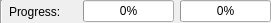
<?xml version="1.0" encoding="UTF-8"?>
<ui version="4.0">
 <class>mtx::gui::StatusBarProgressWidget</class>
 <widget class="QWidget" name="mtx::gui::StatusBarProgressWidget">
  <property name="geometry">
   <rect>
    <x>0</x>
    <y>0</y>
    <width>271</width>
    <height>23</height>
   </rect>
  </property>
  <property name="windowTitle">
   <string>mtx::gui::StatusBarProgressWidget</string>
  </property>
  <layout class="QHBoxLayout" name="horizontalLayout">
   <property name="margin">
    <number>0</number>
   </property>
   <item>
    <widget class="Line" name="line">
     <property name="orientation">
      <enum>Qt::Vertical</enum>
     </property>
    </widget>
   </item>
   <item>
    <widget class="QLabel" name="label">
     <property name="text">
      <string>Progress:</string>
     </property>
    </widget>
   </item>
   <item>
    <widget class="QProgressBar" name="progress">
     <property name="sizePolicy">
      <sizepolicy hsizetype="Fixed" vsizetype="Fixed">
       <horstretch>0</horstretch>
       <verstretch>0</verstretch>
      </sizepolicy>
     </property>
     <property name="value">
      <number>0</number>
     </property>
     <property name="format">
      <string extracomment="Current task's progress">%p%</string>
     </property>
    </widget>
   </item>
   <item>
    <widget class="QProgressBar" name="totalProgress">
     <property name="sizePolicy">
      <sizepolicy hsizetype="Fixed" vsizetype="Fixed">
       <horstretch>0</horstretch>
       <verstretch>0</verstretch>
      </sizepolicy>
     </property>
     <property name="value">
      <number>0</number>
     </property>
     <property name="format">
      <string extracomment="Total queue progress">%p%</string>
     </property>
    </widget>
   </item>
  </layout>
 </widget>
 <layoutdefault spacing="6" margin="11"/>
 <resources/>
 <connections/>
 <slots>
  <slot>onContextMenu(QPoint)</slot>
 </slots>
</ui>
